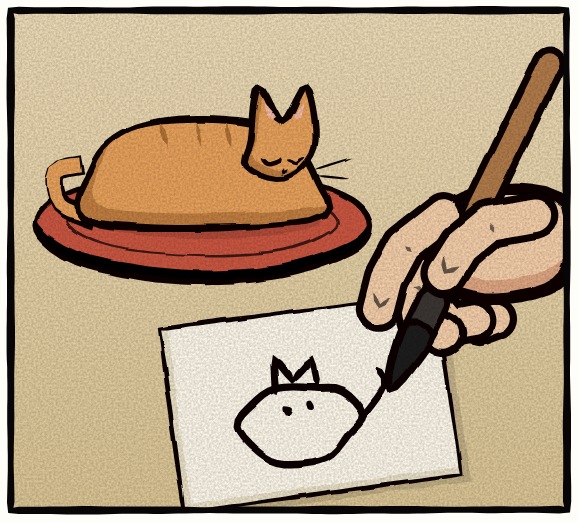
#> input picture out/every-line-alive/02-the-cat.png, 578 x 522 px; its folder holds 4 pictures in this run
$ python share.py banner '#' the README cover: docs/readme/cover.jpg
#> lines starting #> are read from the running program, lines starting #| are printed output that depends on the picture
"""share.py — lay Every Line Alive's panels out as images for sharing, in reading order.

usage:
  python3 tools/share.py thread   # four 16:9 images, one X post:   out/every-line-alive-thread/1..4.jpg
  python3 tools/share.py banner   # the README cover:               docs/readme/cover.jpg

Each panel is a print (white border, soft shadow, a strip of tape, a slight tilt) on warm paper, but
placed in rows like the page, so the story reads left to right, top to bottom. Row heights are solved
so every row fills the same width, and the width is solved so the rows fill the slide's height.
"""
import os, sys, random
from PIL import Image, ImageDraw, ImageFilter, ImageFont

ROOT = os.path.join(os.path.dirname(__file__), '..')
P = os.path.join(ROOT, 'out', 'every-line-alive')
FONTS = os.path.join(ROOT, 'fonts')
S = 2                        # design units -> pixels
BORDER, GAP, ROWGAP = 9, 18, 22
INK, RED, NAVY = (7, 5, 6), (217, 83, 58), (20, 40, 63)

# the four images of the thread: rows of panels, or two columns (left rows, then a big right panel)
THREAD = [
    dict(rows=[['00-title'], ['01-age-six']]),
    dict(rows=[['02-the-cat', '03-the-goldfish', '04-her-own-hand'],
               ['05-fifty-published', '06-fifty-nothing-worth-noticing']]),
    dict(rows=[['07-seventy-three'], ['08-eighty', '09-ninety', '10-one-hundred']]),
    dict(left=[['11-her-eyes'], ['12-the-pause']], right='13-one-hundred-and-ten'),
]

_cache = {}
def panel(name):
    if name not in _cache:
        _cache[name] = Image.open(os.path.join(P, name + '.png')).convert('RGB')
    return _cache[name]

def aspect(name):
    im = panel(name); return im.width / im.height

def font(name, size):
    return ImageFont.truetype(os.path.join(FONTS, name), size)

def paper(w, h):
#> called with w = 3200, h = 940
    base = Image.new('RGB', (w, h), (243, 234, 215))
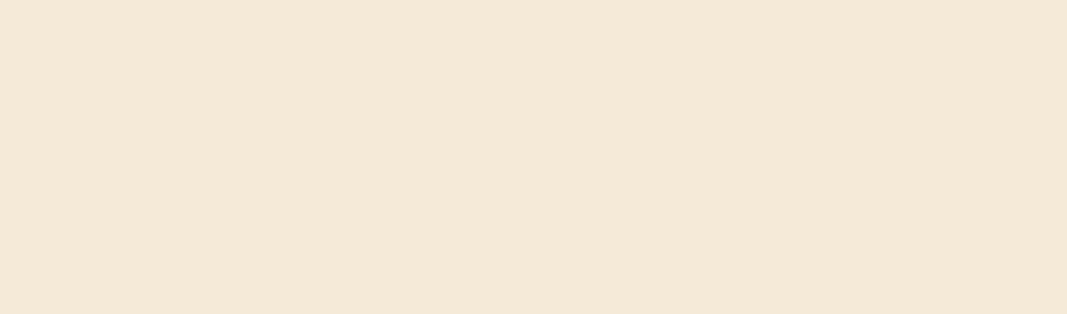
#> base: PIL image 3200x940 RGB (shown at 1/3 size); mean R, G, B 243, 234, 215
    noise = Image.effect_noise((w // 2, h // 2), 18).resize((w, h)).convert('L')
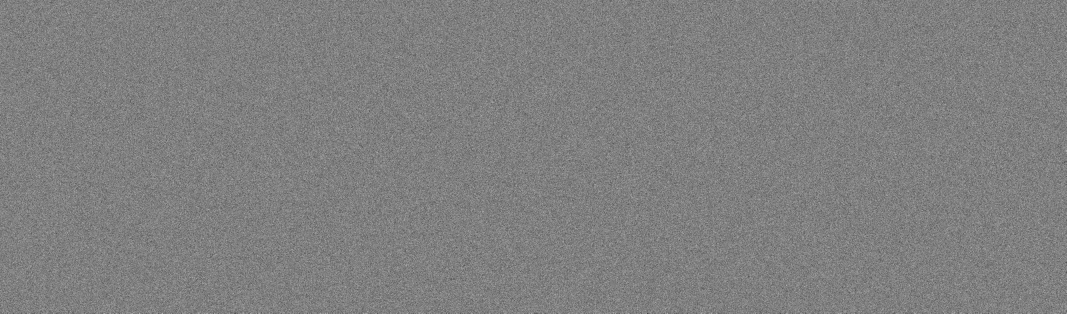
#> noise: PIL image 3200x940 L (shown at 1/3 size); min 55, max 197, mean 127.5
    tint = Image.new('RGB', (w, h), (225, 210, 180))
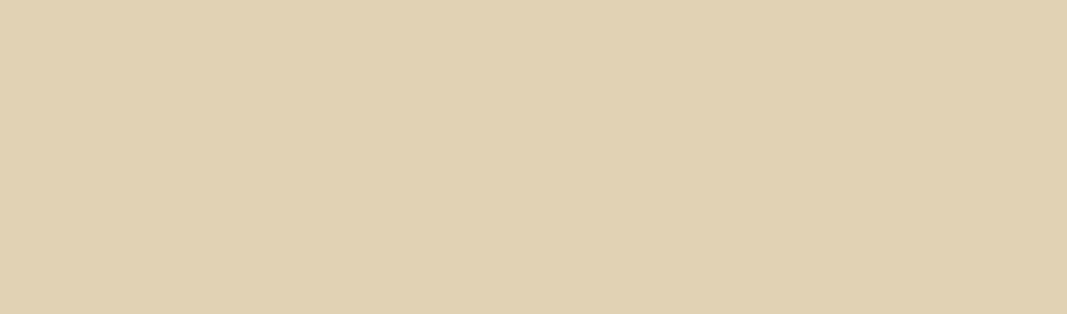
#> tint: PIL image 3200x940 RGB (shown at 1/3 size); mean R, G, B 225, 210, 180
    base = Image.composite(base, tint, noise.point(lambda v: 200 + (v - 128) // 3))
    v = Image.new('L', (w, h), 0)
#> v: PIL image 3200x940 L; every value is 0
    ImageDraw.Draw(v).ellipse((-w * 0.2, -h * 0.25, w * 1.2, h * 1.25), fill=255)
#> v: PIL image 3200x940 L; every value is 255
    v = v.filter(ImageFilter.GaussianBlur(w // 10))
    return Image.composite(base, Image.new('RGB', (w, h), (205, 188, 155)), v)

# [24 lines left out: functions tape, pin, not called in this run]

def row_height(row, width):
    """picture height that makes a row of prints exactly `width` wide"""
    return (width - GAP * (len(row) - 1) - 2 * BORDER * len(row)) / sum(aspect(n) for n in row)

def stack_height(rows, width):
    return sum(row_height(r, width) + 2 * BORDER for r in rows) + ROWGAP * (len(rows) - 1)

# [38 lines left out: functions fit_width, place_rows, counter, slide, not called in this run]

def banner(out, W=1600, H=470):
    """the cover: her whole life as a staircase of prints, age six to one hundred and ten"""
    random.seed(6)
    canvas = paper(W * S, H * S).convert('RGBA')
    # prints grow with her: each one a little taller than the last, the finale tallest
    life = ['02-the-cat', '06-fifty-nothing-worth-noticing', '08-eighty', '09-ninety', '10-one-hundred']
    grow = [0.5 + 0.065 * i for i in range(len(life))] + [1.0]
    names = life + ['13-one-hundred-and-ten']
    top, bottom, side = 30, H - 30, 40
    width_at = lambda bh: sum(aspect(n) * g * bh + 2 * BORDER for n, g in zip(names, grow)) + GAP * len(life)
    bh = min(bottom - top - 2 * BORDER, (W - 2 * side - 2 * BORDER * len(names) - GAP * len(life)) /
             sum(aspect(n) * g for n, g in zip(names, grow)))
#> in panel, returned value is the input picture: PIL image 578x522 RGB; mean R, G, B 182.3, 160.8, 133
    x = (W - width_at(bh)) / 2
    for i, (n, g) in enumerate(zip(names, grow)):
        h = g * bh
        pin(canvas, n, x, bottom - h - 2 * BORDER, h, -0.8 if i == len(life) else random.uniform(-1.4, 1.4))
        x += aspect(n) * h + 2 * BORDER + GAP
    # the title sits in the space the staircase leaves, top left
    d = ImageDraw.Draw(canvas)
    f = font('Bangers-Regular.ttf', 84 * S)
    for dx, col, sw in [(5 * S, NAVY, 0), (0, RED, 3 * S)]:
        d.text((side * S + dx, 20 * S + dx), 'EVERY LINE ALIVE', font=f, fill=col, stroke_width=sw, stroke_fill=INK)
    fs = font('BalsamiqSans-Bold.ttf', 16 * S)
    for k, line in enumerate(['ONE ARTIST, ONE WINDOW, ONE MOUNTAIN, FROM AGE 6 TO 110.',
                              'WORDS BY KATSUSHIKA HOKUSAI (1834). DRAWN ENTIRELY IN CODE.']):
        d.text(((side + 3) * S, (122 + 24 * k) * S), line, font=fs, fill=(60, 50, 45))
    canvas.convert('RGB').save(out, quality=92, subsampling=0)
    print('wrote', out, canvas.size)

if __name__ == '__main__':
    what = sys.argv[1] if len(sys.argv) > 1 else 'thread'
    if what == 'thread':
        d = os.path.join(ROOT, 'out', 'every-line-alive-thread'); os.makedirs(d, exist_ok=True)
        for i, spec in enumerate(THREAD, 1):
            slide(spec, i, len(THREAD), os.path.join(d, f'{i}.jpg'))
    elif what == 'banner':
#> (the run stopped early here; a loop or call above may not have finished)
